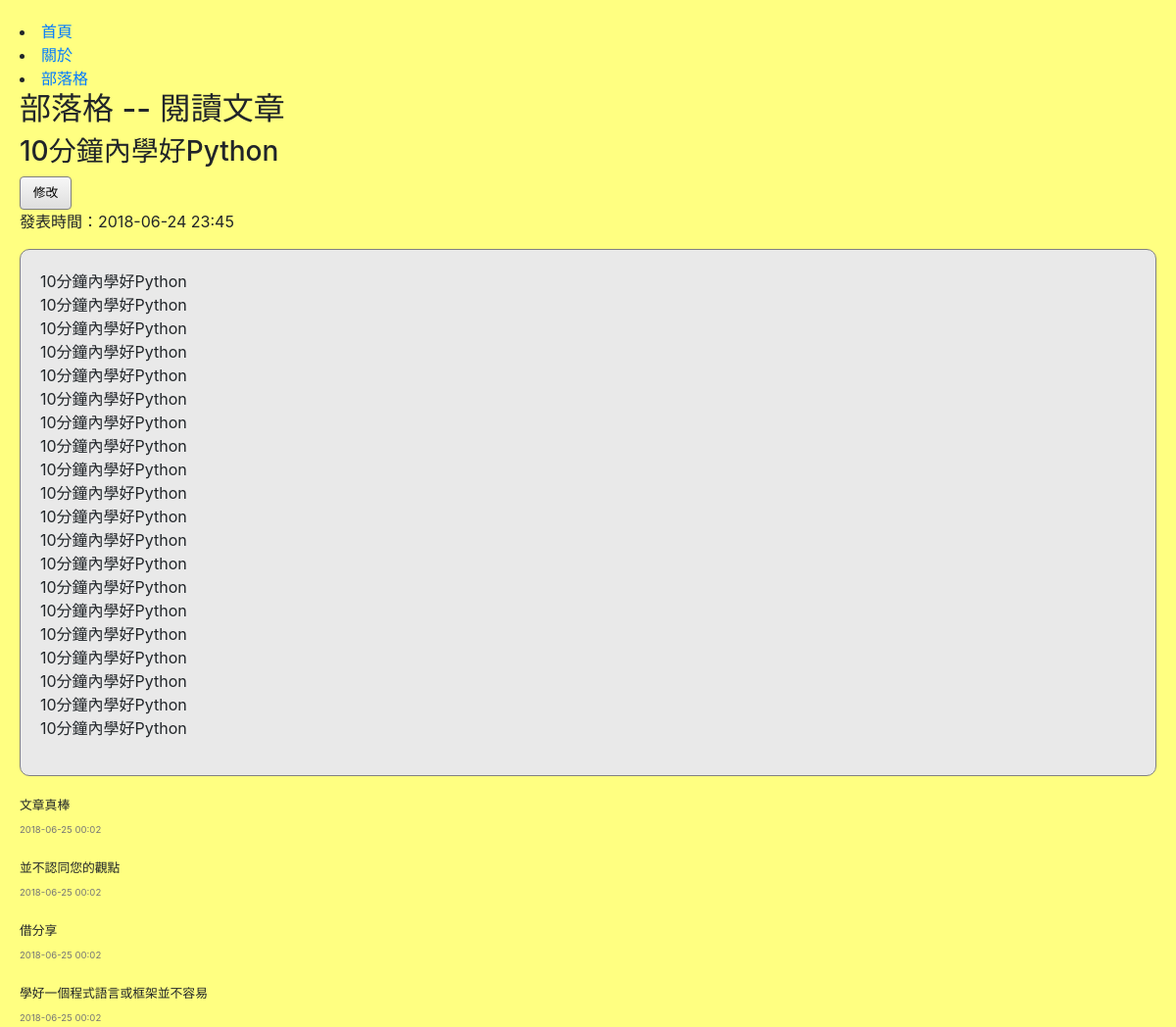
/article/articleRead/5/, run on the app's committed database.
### article/models.py (models this page shows, shortened)
class Article(models.Model):
    title = models.CharField(max_length=128, unique=True)
    content = models.TextField()
    pubDateTime = models.DateTimeField(auto_now_add=True)
    class Meta:
        ordering = ['-pubDateTime']

class Comment(models.Model):
    article = models.ForeignKey(Article, on_delete=models.CASCADE)
    content = models.CharField(max_length=128)
    pubDateTime = models.DateTimeField(auto_now_add=True)
    class Meta:
        ordering = ['-pubDateTime']

### article/views.py (the view)
# urls.py: path('articleRead/<int:articleId>/', views.articleRead, name='articleRead'),
def articleRead(request, articleId):
    article = get_object_or_404(Article, id=articleId)
    context = {
        'article': article,
        'comments': Comment.objects.filter(article=article)
    }
    return render(request, 'article/articleRead.html', context)

### article/templates/article/articleRead.html
{% extends 'main/base.html' %}
{% load staticfiles %}
{% block css %}
   <link rel="stylesheet" href="{% static 'article/css/article.css' %}">
{% endblock %}
{% block heading %}
閱讀文章
{% endblock %}
{% block content %}
    <h3 class="inlineBlock">{{ article.title }}</h3>
    <a class="btn inlineBlock" href="{% url 'article:articleUpdate' article.id %}">修改</a>
    <p>發表時間：{{ article.pubDateTime|date:'Y-m-d H:i' }}</p>
    <div class="articleContent">{{ article.content|linebreaks }}</div>
    {% for comment in comments %}
    <div class="commentDiv">
        <span class="comment">{{ comment.content }}</span>
        <br>
        <span class="commentTime">{{ comment.pubDateTime|date:'Y-m-d H:i'}}</span>
    </div>
    {% endfor %}
{% endblock %}

### main/static/main/css/main.css (style rules this page uses)
html, body { margin: 0; height: 100%; }
body { padding: 20px; background: url(../img/background.jpg) fixed; background-repeat: repeat; }
.btn { display: inline-block; color: black; font-size: 0.8em; padding: 0.5em 1em; text-decoration: none; border: thin solid gray; background: linear-gradient(#f7f7f7, #dedede); }

### article/static/article/css/article.css (style rules this page uses)
.articleContent { padding: 20px; background-color: #e9e9e9; border: thin solid gray; border-radius: 10px; }
.commentDiv { margin-top: 1em; }
.comment { font-size: 0.8em; }
.commentTime { font-size: 0.6em; color: #777777; }

### data on the page
Article: title "10分鐘內學好Python", pubDateTime "2018-06-24 23:45", content "10分鐘內學好Python 10分鐘內學好Python 10分鐘內學好Python 10分鐘內學好Python 10分鐘內學好Python 10分鐘內學好Python 10分鐘內學好Python 10分鐘內學好Python 10分鐘內學好Python 10分鐘內學好Python 10分鐘內學好Python 10分鐘內學好Python 10分鐘內學好Python 10分鐘內學好Python 10分鐘內學好Python 10分鐘內學好Python 10分鐘內學好Python 10分鐘內學好Python 10分鐘內學好Python 10分鐘內學好Python"
Comment: content "文章真棒", pubDateTime "2018-06-25 00:02"
Comment: content "並不認同您的觀點", pubDateTime "2018-06-25 00:02"
Comment: content "借分享", pubDateTime "2018-06-25 00:02"
Comment: content "學好一個程式語言或框架並不容易", pubDateTime "2018-06-25 00:02"
